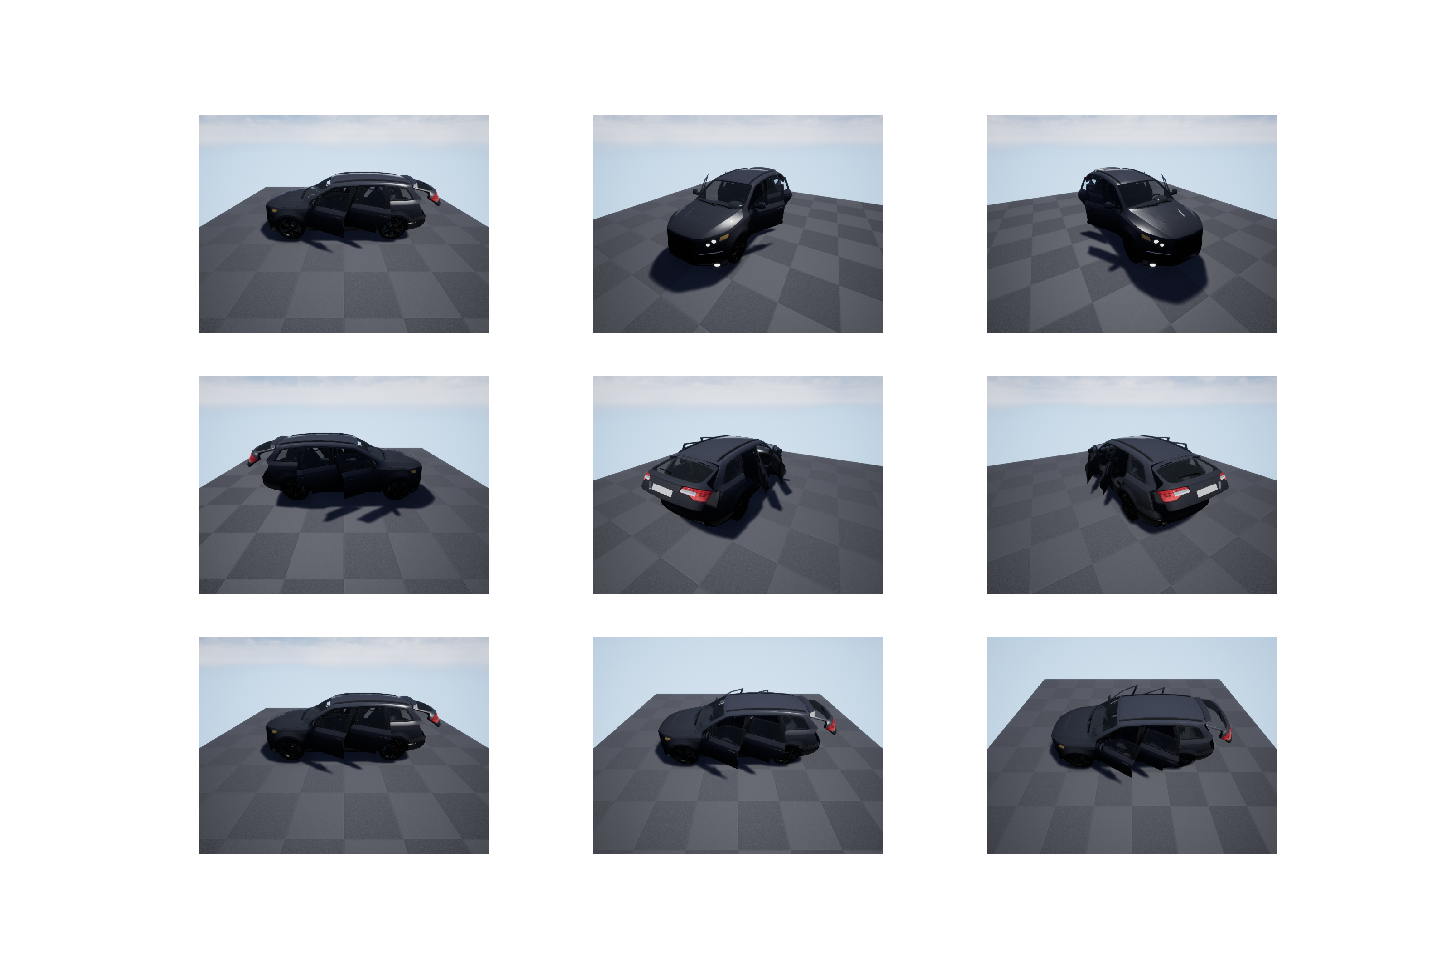

The Python source for this figure:
from unrealcv import client
from unrealcv_util import UnrealcvUtil
import ipynb_util

client.connect()
util = UnrealcvUtil(client)
util.DEBUG = False
util.clear()
util.make_demo_car('demo_car')

ims = []
for az in range(0, 360, 60):
    util.cam_track_obj('demo_car', az, 30, 500)
    ims.append(util.get_im())
for el in range(30, 60, 10):
    util.cam_track_obj('demo_car', 0, el, 500)
    ims.append(util.get_im())

fig = ipynb_util.imshow_grid(ims, 3)
fig.savefig('cam_view.png')
